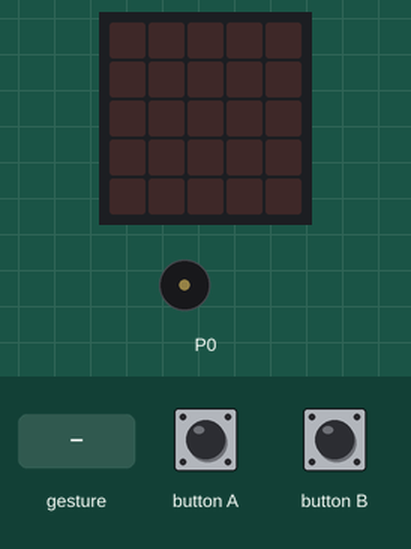
This program was run on a simulated BBC micro:bit (MakeCode). Shown: the board's 5×5 LED display, buzzer (waves = sounding). The inputs (shaded band) are chosen by the test bench. Random numbers come from a fixed seed; a tilt is held for 1.5 s and a shake lasts 1 s, then the board lies face up again.

Above: at 1.2 s.
1.3 s: gesture 'shake'
At 4.1 s:
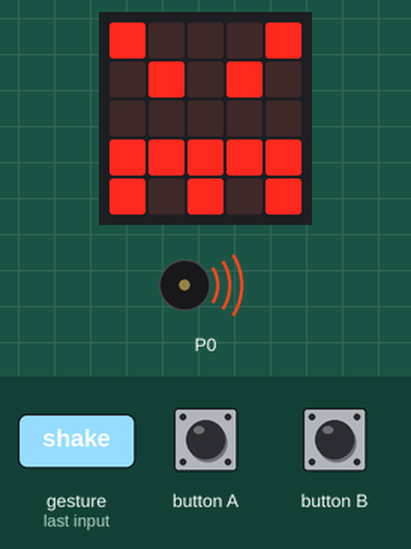
4.3 s: gesture 'shake'
At 6.9 s:
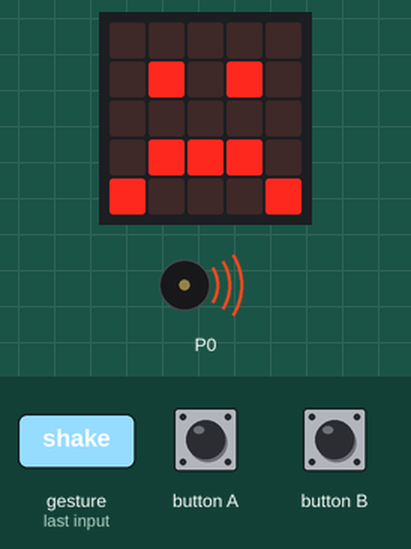
7.3 s: gesture 'shake'
At 7.69 s:
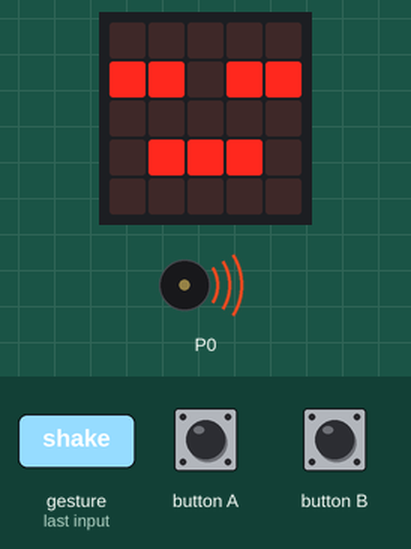
10.3 s: gesture 'shake'
At 12.2 s:
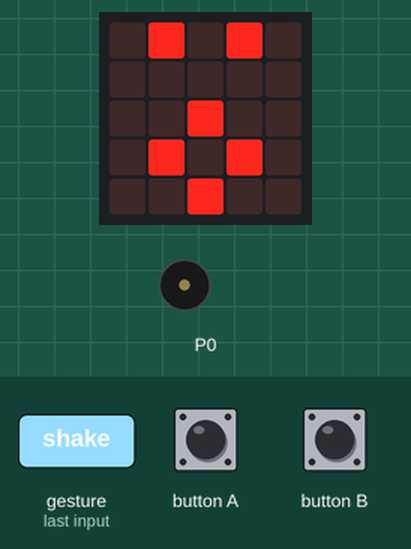
Timing chart, 0 to 13.6 s (numbered marks = the images above; inputs shaded):
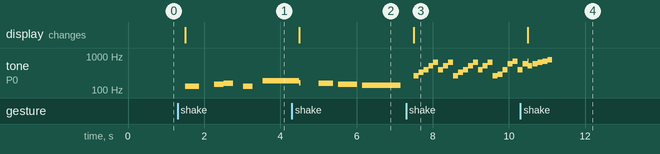

The program:

main.ts
```typescript
let Velosidad = 0
let Ruleta = 0
input.onButtonPressed(Button.A, function () {
    Velosidad = Velosidad * 2
})
input.onGesture(Gesture.Shake, function () {
    Ruleta = randint(1, 6)
    if (Ruleta == 1) {
        music.startMelody(music.builtInMelody(Melodies.Prelude), MelodyOptions.Once)
        basic.showIcon(IconNames.Asleep)
    } else if (Ruleta == 2) {
        music.startMelody(music.builtInMelody(Melodies.Baddy), MelodyOptions.Once)
        basic.showIcon(IconNames.Angry)
    } else if (Ruleta == 4) {
        music.startMelody(music.builtInMelody(Melodies.PowerUp), MelodyOptions.Once)
        basic.showIcon(IconNames.Silly)
    } else if (Ruleta == 5) {
        music.startMelody(music.builtInMelody(Melodies.Wawawawaa), MelodyOptions.Once)
        basic.showIcon(IconNames.Sad)
    } else if (Ruleta == 6) {
        music.startMelody(music.builtInMelody(Melodies.Entertainer), MelodyOptions.Once)
        basic.showIcon(IconNames.Happy)
    } else {
        music.startMelody(music.builtInMelody(Melodies.JumpUp), MelodyOptions.Once)
        basic.showIcon(IconNames.Surprised)
    }
})
input.onButtonPressed(Button.B, function () {
    Velosidad = Velosidad / 2
})
```

test.ts
```typescript
// aquí va el archivo "tests"; esto no se compilará cuando este paquete se utilice como una extensión.
```

Measured:
- after the input at 1.3 s, tone on P0: plays 131 Hz for 0.38 s, 147 Hz for 0.26 s, 156 Hz for 0.25 s, 131 Hz for 0.25 s, 185 Hz for 0.76 s, starting after 0.20 s; the display: changes after 0.20 s (image 1)
- after the input at 4.3 s, the display: changes after 0.20 s (image 2)
- after the input at 7.3 s, tone on P0: plays 262 Hz for 0.13 s, 330 Hz for 0.13 s, 392 Hz for 0.13 s, 523 Hz for 0.13 s, 659 Hz for 0.13 s, 392 Hz for 0.13 s … (22 notes in this stretch), starting after 0.20 s; the display: changes after 0.20 s (image 3)
- after the input at 10.3 s, the display: changes after 0.20 s (image 4)
